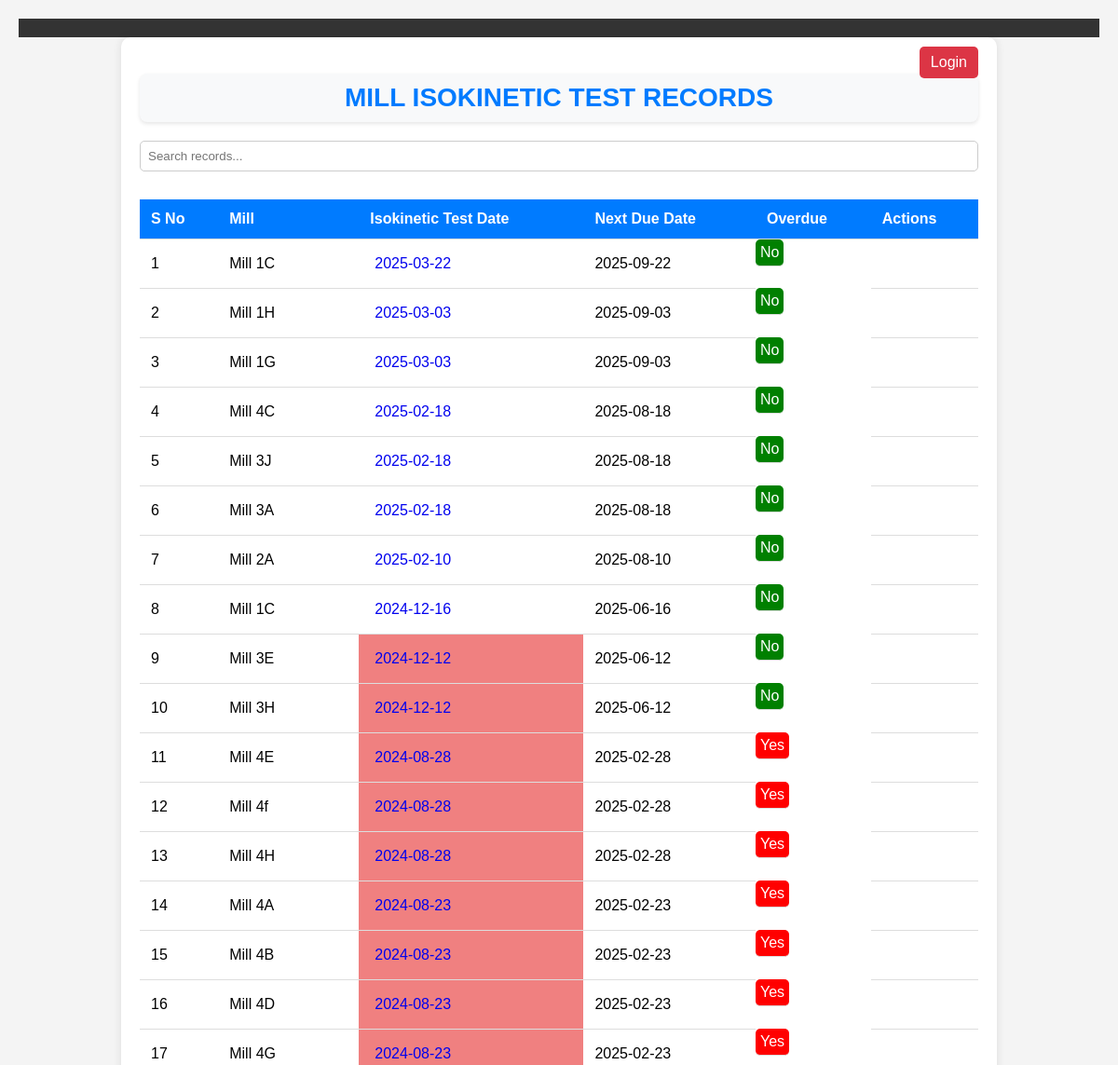
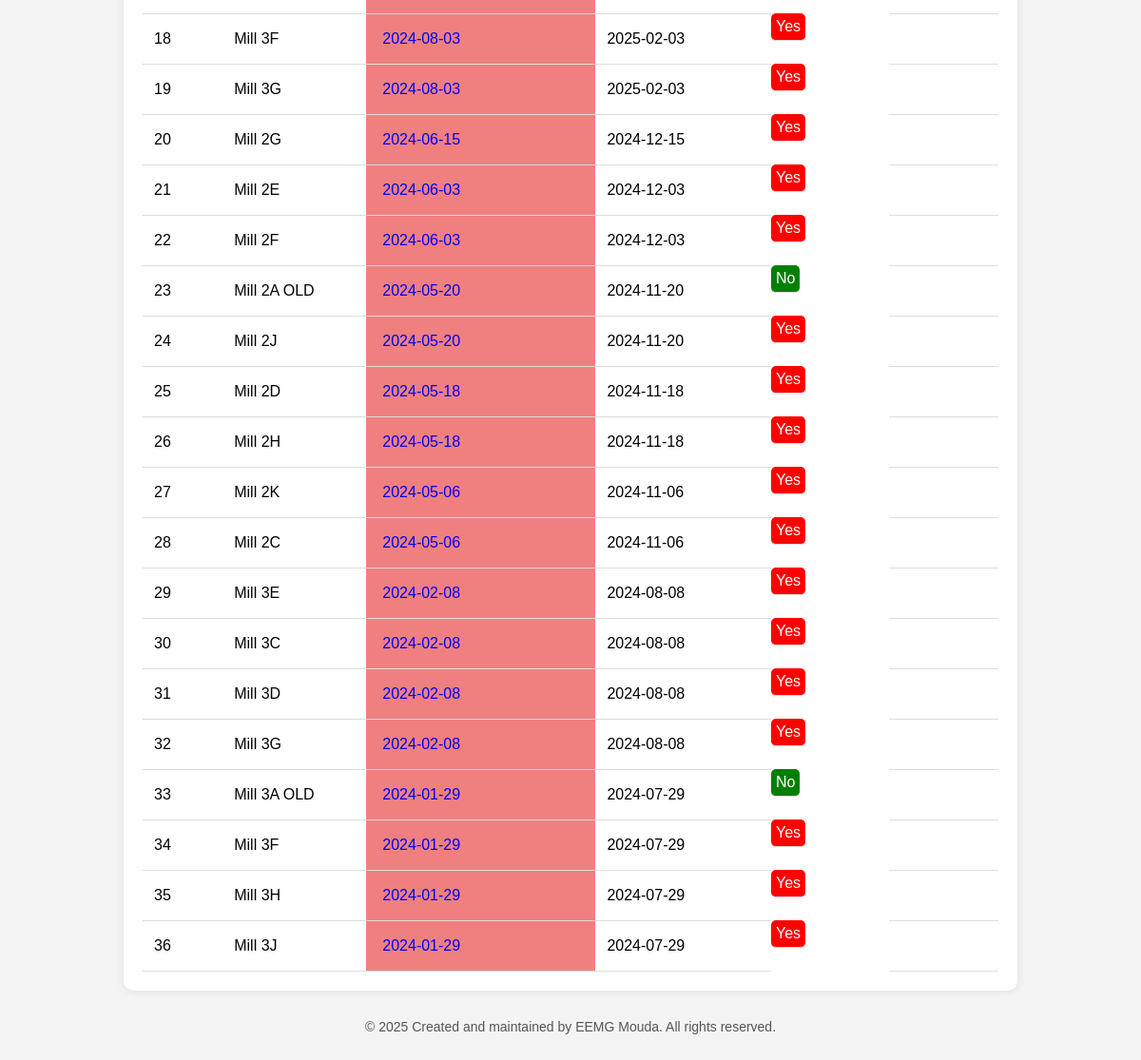
Before: /dashboard.php with the older database file (2 pictures, top to bottom).
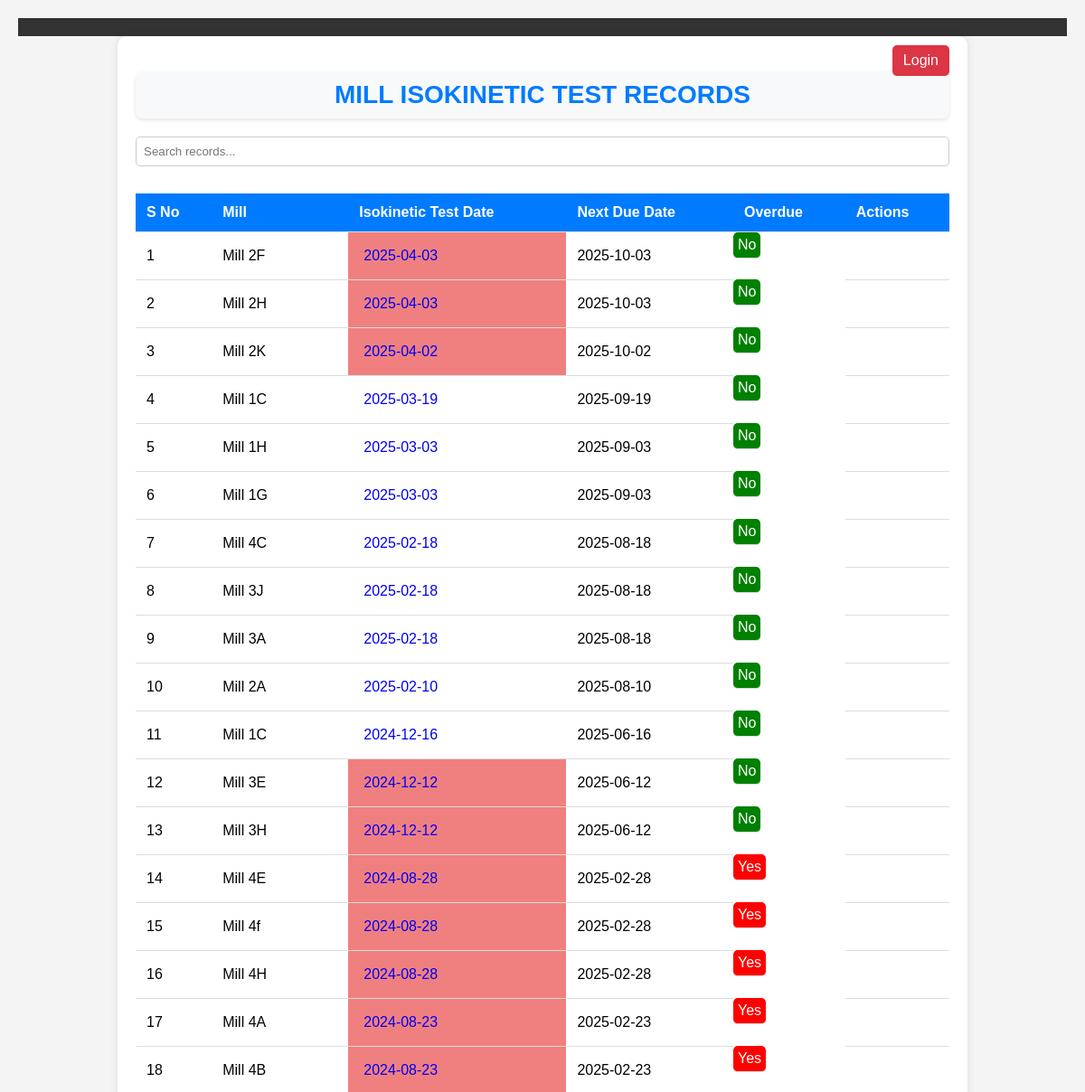
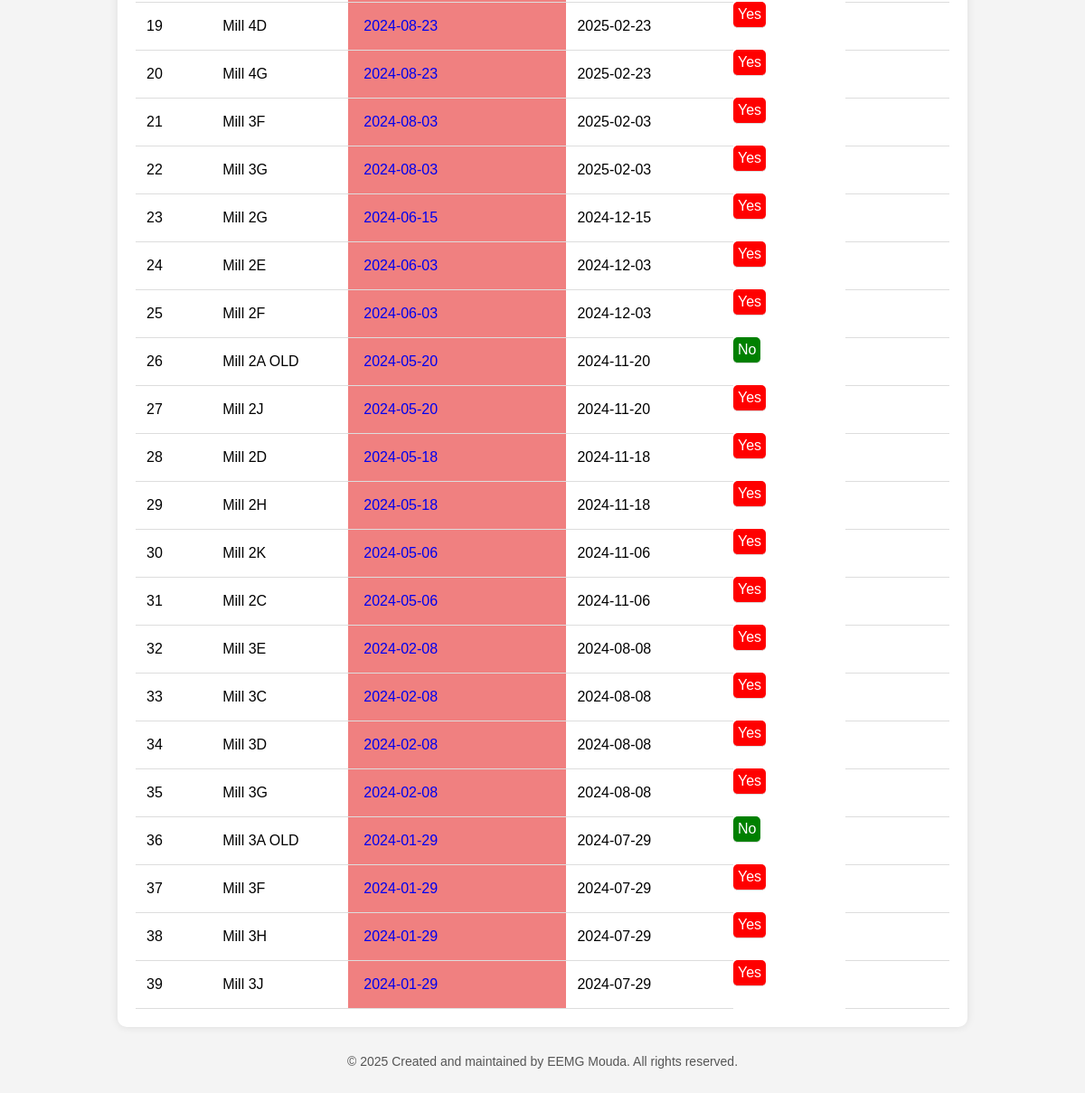
After: the same page with the newer database file (2 pictures, top to bottom).
### tables this page shows
CREATE TABLE `mill_tests` (
  `id` int NOT NULL,
  `mill` varchar(255) NOT NULL,
  `test_date` date NOT NULL,
  `report_path` varchar(255) DEFAULT NULL
);

### dashboard.php (the view, shortened to what this page needs)
<?php include 'header.php'; ?>
<?php
require 'config.php';
$query = "SELECT id, mill, test_date, DATE_ADD(test_date, INTERVAL 6 MONTH) AS next_due_date, report_path FROM mill_tests ORDER BY test_date DESC";
$stmt = $pdo->query($query);
$results = $stmt->fetchAll();
?>
<!DOCTYPE html>
<html>
<head>
</head>
<body>
    <div class="container">
        <?php if (isset($_SESSION['user_id'])): ?>
            <a href="logout.php" class="logout">Logout</a>
        <?php else: ?>
            <a href="login.php" class="logout">Login</a>
        <?php endif; ?>
        <h1 class="dashboard-heading">Mill Isokinetic Test Records</h1>
        <input type="text" id="searchBox" onkeyup="searchTable()" placeholder="Search records...">
        <table id="millTable">
            <thead>
                <tr>
                    <th onclick="sortTable(0)">S No</th>
                    <th onclick="sortTable(1)">Mill</th>
                    <th onclick="sortTable(2)">Isokinetic Test Date</th>
                    <th onclick="sortTable(3)">Next Due Date</th>
                    <th onclick="sortTable(4)">Overdue</th>
                    <?php if ($_SESSION['role'] !== 'viewer'): ?>
                        <th>Actions</th>
                    <?php endif; ?>
                </tr>
            </thead>
            <tbody>
                <?php $sno = 1; foreach ($results as $row): ?>
                    <?php
                    $isOverdue = strtotime($row['next_due_date']) < time();
                    $millName = strtolower(trim($row['mill']));
                    if (substr($millName, -3) === 'old') {
                        $isOverdue = false;
                    }
                    ?>
                    <tr>
                        <td><?= $sno++ ?></td>
                        <td><?= htmlspecialchars($row['mill']) ?></td>
                        <td style="background-color: <?= empty($row['report_path']) ? 'lightcoral' : 'transparent' ?>;">
                            <a href="<?= htmlspecialchars($row['report_path'] ?? '#') ?>"
                            target="_blank"
                            style="display: block; width: 100%; height: 100%; padding: 5px; text-decoration: none;">
                            <?= htmlspecialchars($row['test_date']) ?>
                            </a>
                        </td>
                        <td><?= $row['next_due_date'] ?></td>
                        <td class="overdue <?= $isOverdue ? 'yes' : 'no' ?>">
                            <?= $isOverdue ? 'Yes' : 'No' ?>
                            <td>
                            </td>
                    </tr>
                <?php endforeach; ?>
            </tbody>
        </table>
    </div>
    <?php include 'footer.php'; ?>
</body>
</html>

### header.php (shortened to what this page needs)
<div class="topbar">
</div>

### footer.php
<footer style="text-align: center; padding: 10px; margin-top: 20px; font-size: 14px; color: #555;">
    &copy; <?php echo date("Y"); ?> Created and maintained by EEMG Mouda. All rights reserved.
</footer>

### header.php (style rules this page uses)
.topbar { background: #333; color: white; padding: 10px; display: flex; justify-content: flex-end; align-items: center; }

### dashboard.php (style rules this page uses)
body { font-family: Arial, sans-serif; background-color: #f4f4f4; margin: 0; padding: 20px; }
.container { max-width: 900px; margin: auto; background: white; padding: 20px; border-radius: 10px; box-shadow: 0 0 10px rgba(0, 0, 0, 0.1); position: relative; }
.logout { position: absolute; top: 10px; right: 20px; padding: 8px 12px; background-color: #dc3545; color: white; border-radius: 5px; text-decoration: none; }
table { width: 100%; border-collapse: collapse; margin-top: 20px; }
th, td { padding: 12px; text-align: left; border-bottom: 1px solid #ddd; }
th { background-color: #007bff; color: white; cursor: pointer; }
.overdue { padding: 5px; border-radius: 5px; color: white; display: inline-block; }
.overdue.yes { background-color: red; }
.overdue.no { background-color: green; }
#searchBox { margin-bottom: 10px; padding: 8px; width: 100%; border: 1px solid #ccc; border-radius: 5px; }
.dashboard-heading { font-size: 28px; font-weight: bold; text-align: center; color: #007bff; text-transform: uppercase; margin-bottom: 20px; padding: 10px; background: #f8f9fa; border-radius: 8px; box-shadow: 0 2px 4px rgba(0, 0, 0, 0.1); }

Changed rows visible on the page:
added mill_tests: mill "Mill 2F", test_date "2025-04-03", next_due_date "2025-10-03", shows "No"
added mill_tests: mill "Mill 2H", test_date "2025-04-03", next_due_date "2025-10-03", shows "No"
added mill_tests: mill "Mill 2K", test_date "2025-04-02", next_due_date "2025-10-02", shows "No"
changed mill_tests (number 4 of 39 on the later page): test_date "2025-03-22" → "2025-03-19"; next_due_date "2025-09-22" → "2025-09-19"
